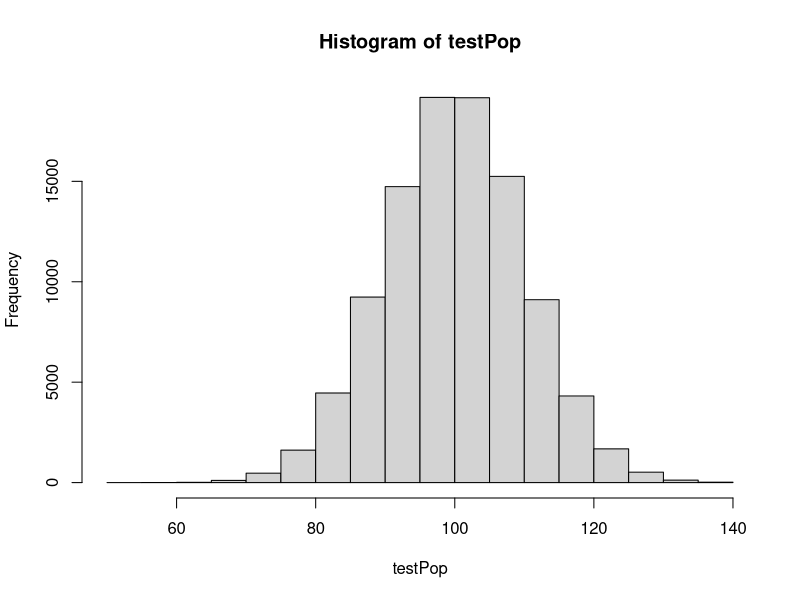
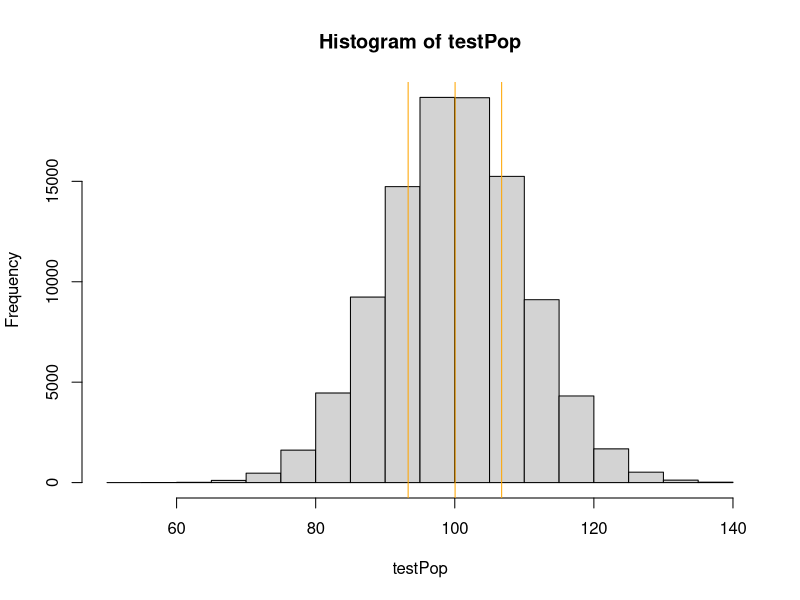
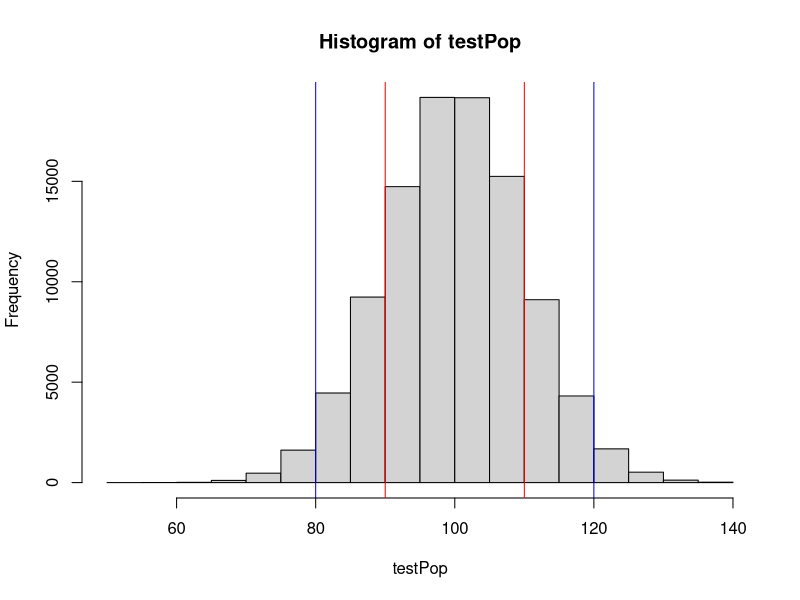
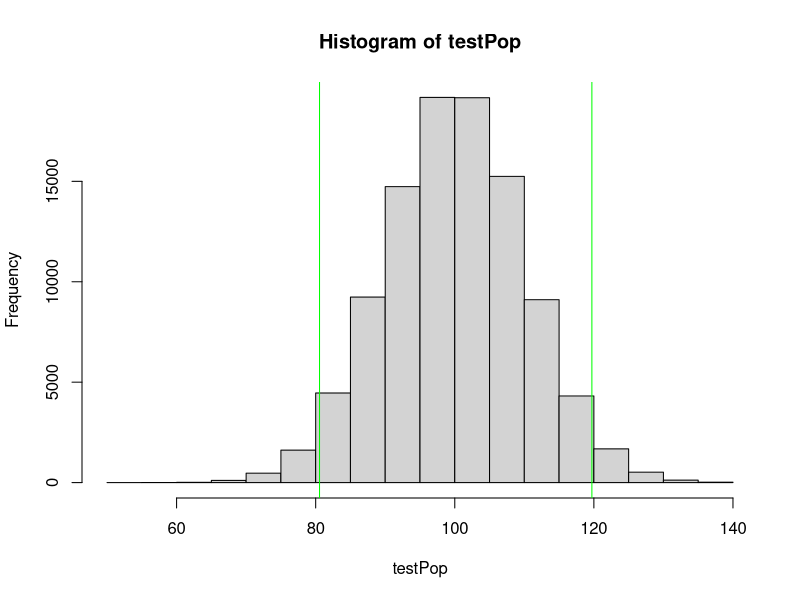

These figures' R source, in order:
## ---- chunk 1
set.seed(1234)                                        # Control randomization
testPop <- rnorm(100000, mean=100, sd=10)             # Create simulated population 
testPopMean <- mean(testPop)                          # Calculate mean
sumSq <- sum((testPop-testPopMean)^2)                 # Sum of squares
testPopVar <- sumSq/length(testPop)                   # Variance
testPopSD <- sqrt(testPopVar)                         # Standard deviation
## ---- chunk 2
hist(testPop)
## ---- chunk 3
# Markings of quartiles
hist(testPop)                                           
abline(v=quantile(testPop, probs=0.25),col="orange")    # First quartile
abline(v=quantile(testPop, probs=0.5),col="orange")     # Second quartile
abline(v=quantile(testPop, probs=0.75),col="orange")    # Third quartile
## ---- chunk 4
# Markings of one and two standard deviations 
hist(testPop)
abline(v=90, col="red")
abline(v=80, col="blue")
abline(v=110, col="red") 
abline(v=120, col="blue")
## ---- chunk 5
# Markings of the central region and tails 
hist(testPop)
abline(v=quantile(testPop, probs=0.025),col="green") 
abline(v=quantile(testPop, probs=0.975),col="green")
